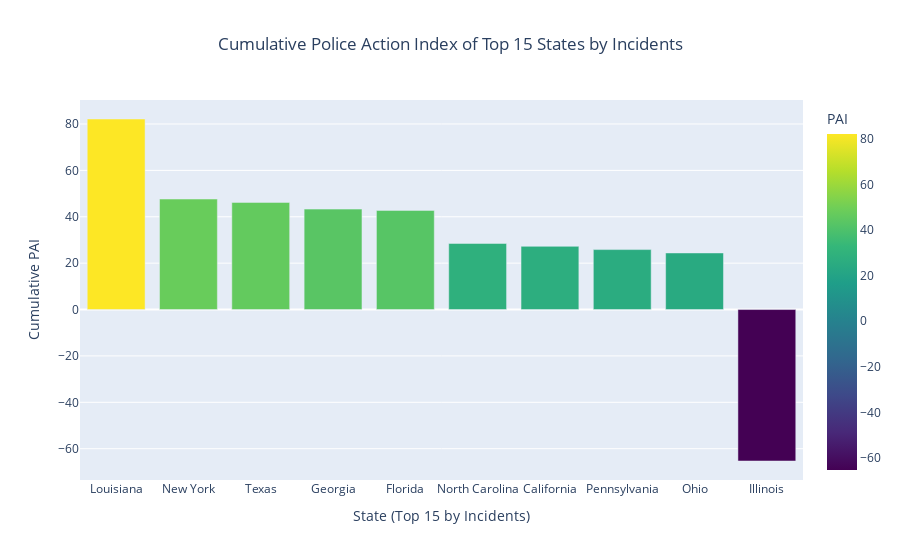

Source (notebook cell):
### Code cell
import pandas as pd
import plotly.express as px

# Load the CSV file
data = pd.read_csv('Data/added_police_and_justice_10.csv')

# Calculate cumulative Police Action Index by state
cumulative_pai = data.groupby('State')['Police Action Index'].sum().reset_index()

# Identify the top 15 states by the number of incidents
top_states = data['State'].value_counts().nlargest(10).index.tolist()

# Filter data for top 15 states
filtered_data = cumulative_pai[cumulative_pai['State'].isin(top_states)]

# Create the plot
fig = px.bar(
    filtered_data.sort_values(by='Police Action Index', ascending=False),
    x='State',
    y='Police Action Index',
    title='Cumulative Police Action Index of Top 15 States by Incidents',
    labels={'Police Action Index': 'Cumulative PAI'},
    color='Police Action Index',
    color_continuous_scale=px.colors.sequential.Viridis
)

# Update layout for aesthetics
fig.update_layout(
    title={'text': 'Cumulative Police Action Index of Top 15 States by Incidents', 'x': 0.5},
    xaxis_title='State (Top 15 by Incidents)',
    yaxis_title='Cumulative PAI',
    coloraxis_colorbar=dict(title='PAI', x=1.02),
    margin=dict(r=60)
)

# Show the figure
fig.show()

### Figure 1 — Plotly figure (JSON) as saved in the notebook; plotly's stock layout.template omitted (floating-point values rounded to 4 significant figures)
{"data": [{"alignmentgroup": "True", "hovertemplate": "State=%{x}<br>Cumulative PAI=%{marker.color}<extra></extra>", "legendgroup": "", "marker": {"color": [82.15, 47.65, 46.2, 43.3, 42.75, 28.5, 27.25, 25.85, 24.4, -65.3], "coloraxis": "coloraxis", "pattern": {"shape": ""}}, "name": "", "offsetgroup": "", "orientation": "v", "showlegend": false, "textposition": "auto", "type": "bar", "x": ["Louisiana", "New York", "Texas", "Georgia", "Florida", "North Carolina", "California", "Pennsylvania", "Ohio", "Illinois"], "xaxis": "x", "y": [82.15, 47.65, 46.2, 43.3, 42.75, 28.5, 27.25, 25.85, 24.4, -65.3], "yaxis": "y"}], "layout": {"barmode": "relative", "coloraxis": {"colorbar": {"title": {"text": "PAI"}, "x": 1.02}, "colorscale": [[0, "#440154"], [0.1111, "#482878"], [0.2222, "#3e4989"], [0.3333, "#31688e"], [0.4444, "#26828e"], [0.5556, "#1f9e89"], [0.6667, "#35b779"], [0.7778, "#6ece58"], [0.8889, "#b5de2b"], [1, "#fde725"]]}, "legend": {"tracegroupgap": 0}, "margin": {"r": 60}, "title": {"text": "Cumulative Police Action Index of Top 15 States by Incidents", "x": 0.5}, "xaxis": {"anchor": "y", "domain": [0, 1], "title": {"text": "State (Top 15 by Incidents)"}}, "yaxis": {"anchor": "x", "domain": [0, 1], "title": {"text": "Cumulative PAI"}}}}
